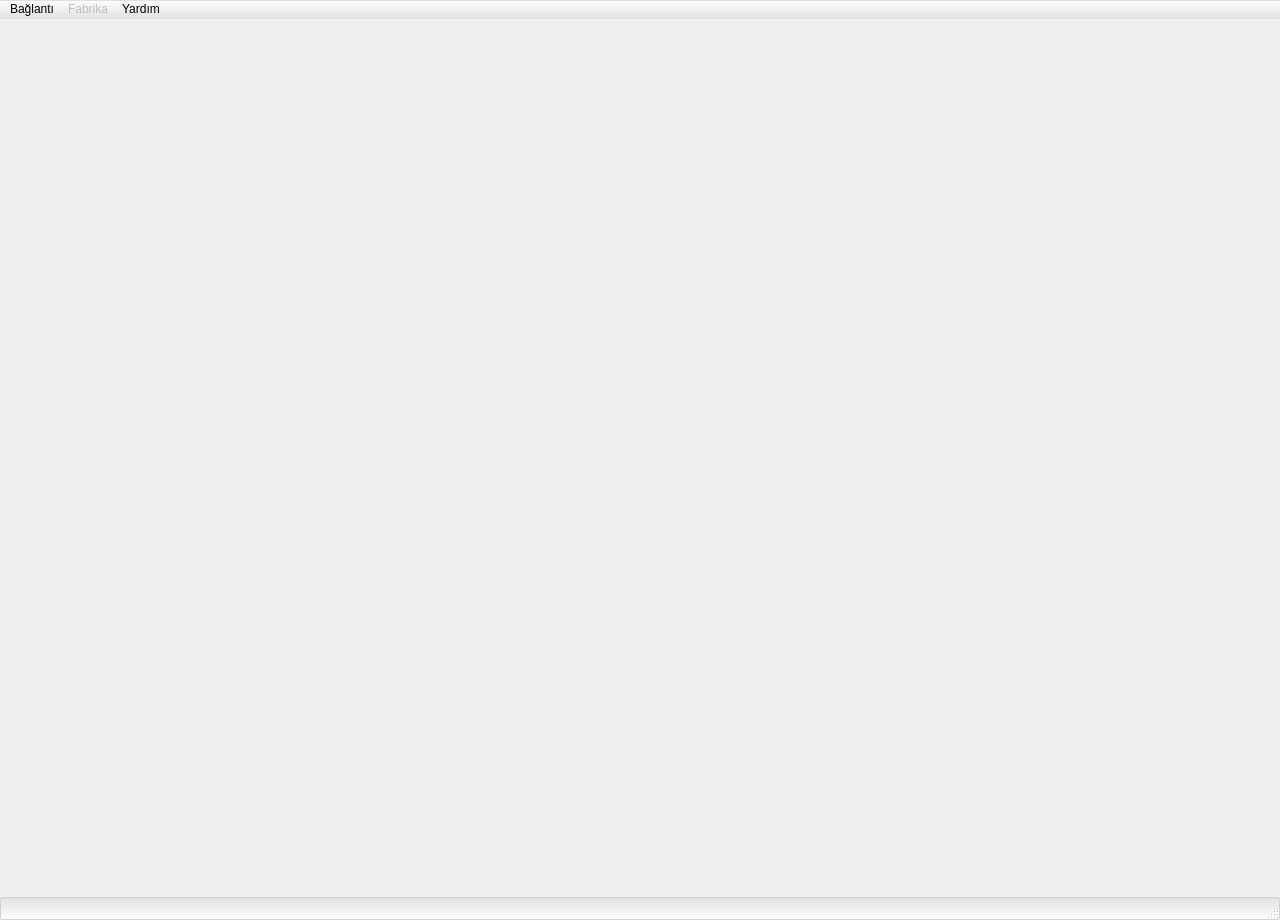
<?xml version="1.0" encoding="UTF-8"?>
<ui version="4.0">
 <class>MainWindow</class>
 <widget class="QMainWindow" name="MainWindow">
  <property name="geometry">
   <rect>
    <x>0</x>
    <y>0</y>
    <width>1280</width>
    <height>920</height>
   </rect>
  </property>
  <property name="windowTitle">
   <string/>
  </property>
  <property name="styleSheet">
   <string notr="true"/>
  </property>
  <widget class="QWidget" name="centralwidget">
   <property name="styleSheet">
    <string notr="true">QSplitter::handle:vertical {
    background-color: qlineargradient(spread:pad, x1:0, y1:0, x2:1, y2:0, stop:0 rgba(255, 255, 255, 0), 
stop:0.407273 rgba(200, 200, 200, 255), 
stop:0.4825 rgba(101, 104, 113, 235), 
stop:0.6 rgba(255, 255, 255, 0));
/*border: 1px solid #777;
width: 13px;
margin-top: 2px;
margin-bottom: 2px;
border-radius: 4px;*/
}

QSplitter::handle:horizontal {
	background-color: qlineargradient(spread:reflect, x1:0.514, y1:0.5, x2:0.50838, y2:1, stop:0 rgba(95, 95, 95, 255), stop:1 rgba(255, 255, 255, 0));

/*margin-top: 2px;
margin-bottom: 2px;
border-radius: 4px;*/
}
</string>
   </property>
   <layout class="QVBoxLayout" name="verticalLayout_2">
    <property name="spacing">
     <number>3</number>
    </property>
    <property name="leftMargin">
     <number>3</number>
    </property>
    <property name="topMargin">
     <number>3</number>
    </property>
    <property name="rightMargin">
     <number>3</number>
    </property>
    <property name="bottomMargin">
     <number>0</number>
    </property>
    <item>
     <widget class="QSplitter" name="splitter">
      <property name="minimumSize">
       <size>
        <width>3</width>
        <height>7</height>
       </size>
      </property>
      <property name="autoFillBackground">
       <bool>false</bool>
      </property>
      <property name="styleSheet">
       <string notr="true"/>
      </property>
      <property name="frameShape">
       <enum>QFrame::NoFrame</enum>
      </property>
      <property name="frameShadow">
       <enum>QFrame::Plain</enum>
      </property>
      <property name="lineWidth">
       <number>0</number>
      </property>
      <property name="midLineWidth">
       <number>0</number>
      </property>
      <property name="orientation">
       <enum>Qt::Horizontal</enum>
      </property>
      <property name="opaqueResize">
       <bool>true</bool>
      </property>
      <property name="handleWidth">
       <number>3</number>
      </property>
      <property name="childrenCollapsible">
       <bool>false</bool>
      </property>
     </widget>
    </item>
   </layout>
  </widget>
  <widget class="QMenuBar" name="menubar">
   <property name="geometry">
    <rect>
     <x>0</x>
     <y>0</y>
     <width>1280</width>
     <height>20</height>
    </rect>
   </property>
   <property name="styleSheet">
    <string notr="true">QMenuBar {
background-color: qlineargradient(x1: 0, y1: 0, x2: 0, y2: 1, stop: 0 #FFFFFF, stop: 1 #E0E0E0);
border-top: 1px solid  #E0E0E0;
}</string>
   </property>
   <widget class="QMenu" name="menuHelp">
    <property name="title">
     <string>Yardım</string>
    </property>
    <addaction name="actionAbout"/>
   </widget>
   <widget class="QMenu" name="menuFactory">
    <property name="enabled">
     <bool>false</bool>
    </property>
    <property name="title">
     <string>Fabrika</string>
    </property>
    <addaction name="actionNew_RegAddress"/>
    <addaction name="actionNew_Parameter"/>
    <addaction name="actionDefineAlarmBits"/>
    <addaction name="separator"/>
    <addaction name="actionNew_Menu"/>
    <addaction name="actionNew_Page"/>
    <addaction name="separator"/>
    <addaction name="actionPair_TypeRegister"/>
    <addaction name="actionPair_MenuPage"/>
    <addaction name="actionPair_RegisterPage"/>
   </widget>
   <widget class="QMenu" name="menuAyarlar">
    <property name="title">
     <string>Bağlantı</string>
    </property>
    <addaction name="actionSerial_RTU"/>
    <addaction name="actionConnect"/>
    <addaction name="separator"/>
    <addaction name="actionExit"/>
   </widget>
   <addaction name="menuAyarlar"/>
   <addaction name="menuFactory"/>
   <addaction name="menuHelp"/>
  </widget>
  <widget class="QStatusBar" name="statusBar">
   <property name="minimumSize">
    <size>
     <width>0</width>
     <height>25</height>
    </size>
   </property>
   <property name="autoFillBackground">
    <bool>false</bool>
   </property>
   <property name="styleSheet">
    <string notr="true">QStatusBar{
background-color: qlineargradient(x1: 0, y1: 0, x2: 0, y2: 1, stop: 0 #E0E0E0, stop: 1 #FFFFFF);
border: 1px solid  lightgrey;
border-radius: 2px;
margin-top: 2px;
}
</string>
   </property>
  </widget>
  <action name="actionExit">
   <property name="icon">
    <iconset resource="icons/icons.qrc">
     <normaloff>:/icons/exit-16.png</normaloff>:/icons/exit-16.png</iconset>
   </property>
   <property name="text">
    <string>Çıkış</string>
   </property>
   <property name="iconVisibleInMenu">
    <bool>true</bool>
   </property>
  </action>
  <action name="actionSave_Session">
   <property name="icon">
    <iconset resource="icons/icons.qrc">
     <normaloff>:/icons/document-export-16.png</normaloff>:/icons/document-export-16.png</iconset>
   </property>
   <property name="text">
    <string>Dışa Aktar</string>
   </property>
  </action>
  <action name="actionLoad_Session">
   <property name="icon">
    <iconset resource="icons/icons.qrc">
     <normaloff>:/icons/document-import-16.png</normaloff>:/icons/document-import-16.png</iconset>
   </property>
   <property name="text">
    <string>İçe Aktar</string>
   </property>
  </action>
  <action name="actionAbout">
   <property name="icon">
    <iconset resource="icons/icons.qrc">
     <normaloff>:/icons/info-sign-16.png</normaloff>:/icons/info-sign-16.png</iconset>
   </property>
   <property name="text">
    <string>Hakkında</string>
   </property>
   <property name="iconVisibleInMenu">
    <bool>true</bool>
   </property>
  </action>
  <action name="actionSerial_RTU">
   <property name="icon">
    <iconset resource="icons/icons.qrc">
     <normaloff>:/icons/serial-pot-16.png</normaloff>:/icons/serial-pot-16.png</iconset>
   </property>
   <property name="text">
    <string>Port Ayar</string>
   </property>
   <property name="iconVisibleInMenu">
    <bool>true</bool>
   </property>
  </action>
  <action name="actionScan">
   <property name="checkable">
    <bool>true</bool>
   </property>
   <property name="icon">
    <iconset resource="icons/icons.qrc">
     <normaloff>:/icons/eye-scan32.png</normaloff>:/icons/eye-scan32.png</iconset>
   </property>
   <property name="text">
    <string>Tara</string>
   </property>
  </action>
  <action name="actionPersistentEventLog">
   <property name="checkable">
    <bool>true</bool>
   </property>
   <property name="icon">
    <iconset resource="icons/icons.qrc">
     <normaloff>:/icons/logs.png</normaloff>:/icons/logs.png</iconset>
   </property>
   <property name="text">
    <string>Olay Kaydı</string>
   </property>
  </action>
  <action name="actionConnect">
   <property name="checkable">
    <bool>true</bool>
   </property>
   <property name="icon">
    <iconset resource="icons/icons.qrc">
     <normaloff>:/icons/plug-disconnect-16.png</normaloff>
     <normalon>:/icons/plug-connect-16.png</normalon>:/icons/plug-disconnect-16.png</iconset>
   </property>
   <property name="text">
    <string>Bağlan</string>
   </property>
  </action>
  <action name="actionNew_RegAddress">
   <property name="icon">
    <iconset resource="icons/icons.qrc">
     <normaloff>:/icons/1266458.png</normaloff>:/icons/1266458.png</iconset>
   </property>
   <property name="text">
    <string>Register Giriş</string>
   </property>
  </action>
  <action name="actionNew_Parameter">
   <property name="icon">
    <iconset resource="icons/icons.qrc">
     <normaloff>:/icons/1266455.png</normaloff>:/icons/1266455.png</iconset>
   </property>
   <property name="text">
    <string>Register Ayarları(F6/F10)</string>
   </property>
   <property name="toolTip">
    <string>Writable Register Config</string>
   </property>
  </action>
  <action name="actionNew_ModbusFunction">
   <property name="icon">
    <iconset resource="icons/icons.qrc">
     <normaloff>:/icons/1266432.png</normaloff>:/icons/1266432.png</iconset>
   </property>
   <property name="text">
    <string>Modbus Functions</string>
   </property>
   <property name="toolTip">
    <string>Modbus Functions</string>
   </property>
  </action>
  <action name="actionNewDeviceType">
   <property name="icon">
    <iconset resource="icons/icons.qrc">
     <normaloff>:/icons/connect-24.png</normaloff>:/icons/connect-24.png</iconset>
   </property>
   <property name="text">
    <string>Cihaz Ekle/Kaldır</string>
   </property>
   <property name="toolTip">
    <string>Cihaz Ekle/Kaldır</string>
   </property>
  </action>
  <action name="actionNew_Page">
   <property name="icon">
    <iconset resource="icons/icons.qrc">
     <normaloff>:/icons/1266432.png</normaloff>:/icons/1266432.png</iconset>
   </property>
   <property name="text">
    <string>Sayfa Ekle</string>
   </property>
  </action>
  <action name="actionNew_Menu">
   <property name="icon">
    <iconset resource="icons/icons.qrc">
     <normaloff>:/icons/1266432.png</normaloff>:/icons/1266432.png</iconset>
   </property>
   <property name="text">
    <string>Menu Ekle</string>
   </property>
  </action>
  <action name="actionPair_MenuPage">
   <property name="icon">
    <iconset resource="icons/icons.qrc">
     <normaloff>:/icons/1266457.png</normaloff>:/icons/1266457.png</iconset>
   </property>
   <property name="text">
    <string>Pair Menu - Page</string>
   </property>
  </action>
  <action name="actionWriteToDevice">
   <property name="icon">
    <iconset resource="icons/icons.qrc">
     <normaloff>:/icons/upload.png</normaloff>:/icons/upload.png</iconset>
   </property>
   <property name="text">
    <string>Cihaza Yaz</string>
   </property>
   <property name="toolTip">
    <string>Cihaza Yaz</string>
   </property>
  </action>
  <action name="actionReadFromDevice">
   <property name="icon">
    <iconset resource="icons/icons.qrc">
     <normaloff>:/icons/download.png</normaloff>:/icons/download.png</iconset>
   </property>
   <property name="text">
    <string>Cihazdan Oku</string>
   </property>
   <property name="toolTip">
    <string>Cihazdan Oku</string>
   </property>
  </action>
  <action name="actionOpenFile">
   <property name="icon">
    <iconset resource="icons/icons.qrc">
     <normaloff>:/icons/onboarding.png</normaloff>:/icons/onboarding.png</iconset>
   </property>
   <property name="text">
    <string>Dosya Aç</string>
   </property>
   <property name="toolTip">
    <string>Dosya Aç</string>
   </property>
   <property name="shortcut">
    <string>Ctrl+O</string>
   </property>
  </action>
  <action name="actionSaveAs">
   <property name="text">
    <string>Farklı Kaydet</string>
   </property>
   <property name="toolTip">
    <string>Farklı Kaydet</string>
   </property>
  </action>
  <action name="actionSave">
   <property name="text">
    <string>Kaydet</string>
   </property>
   <property name="toolTip">
    <string>Kaydet</string>
   </property>
  </action>
  <action name="actionPair_RegisterPage">
   <property name="icon">
    <iconset resource="icons/icons.qrc">
     <normaloff>:/icons/1266457.png</normaloff>:/icons/1266457.png</iconset>
   </property>
   <property name="text">
    <string>Pair Page - Register</string>
   </property>
   <property name="toolTip">
    <string>Pair Page With Registers </string>
   </property>
  </action>
  <action name="actionPair_TypeRegister">
   <property name="icon">
    <iconset resource="icons/icons.qrc">
     <normaloff>:/icons/1266457.png</normaloff>:/icons/1266457.png</iconset>
   </property>
   <property name="text">
    <string>Pair  Type - Register</string>
   </property>
   <property name="toolTip">
    <string>Pair Type And Register</string>
   </property>
  </action>
  <action name="actionFactoryCalibration">
   <property name="checkable">
    <bool>true</bool>
   </property>
   <property name="icon">
    <iconset resource="icons/icons.qrc">
     <normaloff>:/icons/multimeter.png</normaloff>:/icons/multimeter.png</iconset>
   </property>
   <property name="text">
    <string>Kalibrasyon</string>
   </property>
   <property name="toolTip">
    <string>Fabrika Kalibrasyonu</string>
   </property>
  </action>
  <action name="actionAlarms">
   <property name="checkable">
    <bool>true</bool>
   </property>
   <property name="enabled">
    <bool>false</bool>
   </property>
   <property name="icon">
    <iconset resource="icons/icons.qrc">
     <normaloff>:/icons/warning.png</normaloff>:/icons/warning.png</iconset>
   </property>
   <property name="text">
    <string>Alarm</string>
   </property>
   <property name="toolTip">
    <string>Alarm</string>
   </property>
  </action>
  <action name="actionDefineAlarmBits">
   <property name="enabled">
    <bool>false</bool>
   </property>
   <property name="icon">
    <iconset resource="icons/icons.qrc">
     <normaloff>:/icons/1266455.png</normaloff>:/icons/1266455.png</iconset>
   </property>
   <property name="text">
    <string>Alarm Tanımları</string>
   </property>
  </action>
 </widget>
 <resources>
  <include location="icons/icons.qrc"/>
 </resources>
 <connections/>
</ui>
